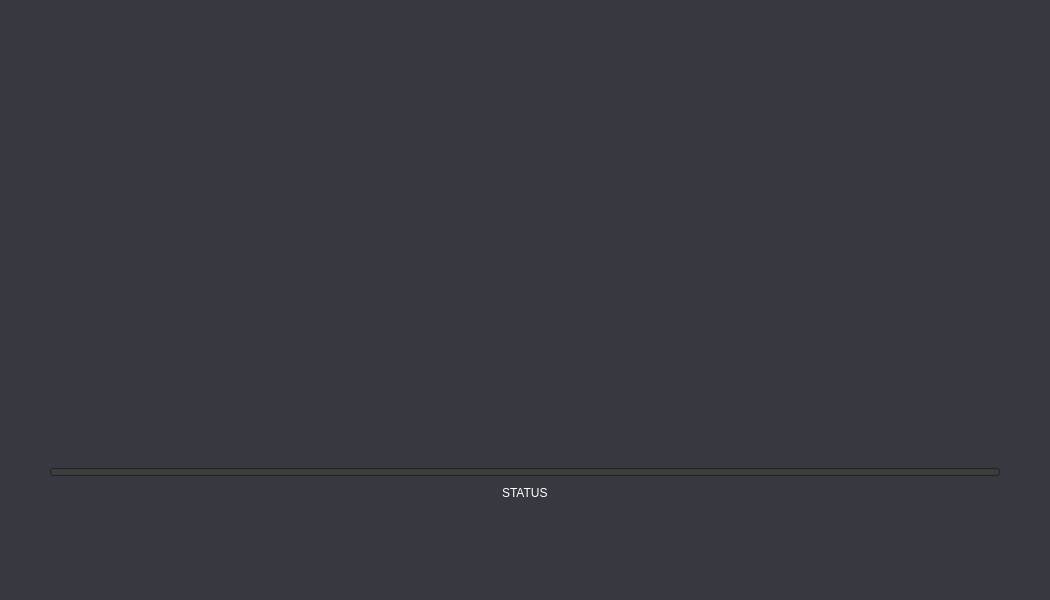
<?xml version="1.0" encoding="UTF-8"?>
<ui version="4.0">
 <class>Form</class>
 <widget class="QWidget" name="Form">
  <property name="geometry">
   <rect>
    <x>0</x>
    <y>0</y>
    <width>1050</width>
    <height>600</height>
   </rect>
  </property>
  <property name="sizePolicy">
   <sizepolicy hsizetype="Fixed" vsizetype="Fixed">
    <horstretch>0</horstretch>
    <verstretch>0</verstretch>
   </sizepolicy>
  </property>
  <property name="minimumSize">
   <size>
    <width>1050</width>
    <height>600</height>
   </size>
  </property>
  <property name="maximumSize">
   <size>
    <width>1050</width>
    <height>600</height>
   </size>
  </property>
  <property name="windowTitle">
   <string>Form</string>
  </property>
  <property name="styleSheet">
   <string notr="true">/*-----QWidget-----*/
QWidget
{
	background-color: #36393f;
	color: #ffffff;
	border-color: #051a39;
	font:  14px &quot;Verdana&quot;;

}

QWidget#main_frame{
border: 1px solid #fd8008;
}

/*-----QLabel-----*/
QLabel
{
	background-color: transparent;
	color: #ffffff;

}


QLabel::disabled
{
	background-color: transparent;
	color: #656565;

}


/*-----QMenuBar-----*/
QMenuBar
{
	background-color: #36393f;
	color: #ffffff;
	border-color: #051a39;

}


QMenuBar::disabled
{
	background-color: #404040;
	color: #656565;
	border-color: #051a39;

}


QMenuBar::item
{
    background-color: transparent;

}


QMenuBar::item:selected
{
    background-color: #fd8008;
    border: 1px solid #41cd52;

}


QMenuBar::item:pressed
{
    background-color: #b55d00;
    border: 1px solid #000;
    margin-bottom: -1px;
    padding-bottom: 1px;

}


/*-----QMenu-----*/
QMenu
{
    background-color: #36393f;
    border: 1px solid;
    color: #ffffff;

}


QMenu::separator
{
    height: 1px;
    background-color: #ff9500;
    color: #ffffff;
    padding-left: 4px;
    margin-left: 10px;
    margin-right: 5px;

}


QMenu::item
{
    min-width : 150px;
    padding: 3px 20px 3px 20px;

}


QMenu::item:selected
{
    background-color: #b55d00;
    color: #ffffff;

}


QMenu::item:disabled
{
    color: #262626;
}


/*-----QToolTip-----*/
QToolTip
{
	border : 1px solid #000000;
	background-color: #26264f;
	color: #ffffff;
	border-color: #051a39;

}



/*-----QPushButton-----*/
QPushButton
{
	background-color: #fd8008;
	color: #000000;
	font-weight: 600;
	border-style: solid;
	border-width: 1px;
	border-radius: 3px;
	border-color: #051a39;
	padding: 5px;

}


QPushButton::disabled
{
	background-color: #404040;
	color: #656565;
	border-color: #051a39;

}


QPushButton::hover
{
	background-color: #ff9d00;
	color: #ffffff;
	border-style: solid;
	border-width: 1px;
	border-radius: 3px;
	border-color: #051a39;
	padding: 5px;

}


QPushButton::pressed
{
	background-color: #b55d00;
	color: #ffffff;
	border-style: solid;
	border-width: 1px;
	border-radius: 3px;
	border-color: #051a39;
	padding: 5px;

}


/*-----QToolButton-----*/
QToolButton
{
	background-color: #fd8008;
	color: #ffffff;
	border-width: 1px;
	border-radius: 3px;
	border-color: #051a39;
	padding: 3px;

}


QToolButton::disabled
{
	background-color: #404040;
	color: #656565;
	border-color: #051a39;

}


QToolButton::hover
{
	background-color: #ff9d00;
	color: #ffffff;
	border-width: 1px;
	border-radius: 3px;
	border-color: #051a39;
	padding: 3px;

}


QToolButton::pressed
{
	background-color: #b55d00;
	color: #ffffff;
	border-width: 1px;
	border-radius: 3px;
	border-color: #051a39;
	padding: 3px;

}


/*-----QComboBox-----*/
QComboBox
{
   
    border: 1px solid;
	border-color:#262626;
    border-radius: 3px;
    padding-left: 6px;
    color: #ffffff;
    height: 20px;

}


QComboBox::disabled
{
	background-color: #404040;
	color: #656565;
	border-color: #051a39;

}


QComboBox:hover
{
    background-color: #ff9d00;

}


QComboBox:on
{
    background-color: #b55d00;

}


QComboBox QAbstractItemView
{
    background-color: #383838;
    color: #ffffff;
    border: 1px solid black;
    selection-background-color: #b55d00;
    selection-color: #ffffff;
    outline: 0;

}

QComboBox::down-arrow
{
    image: url(icons:arrow-down.svg);
    width: 8px;
    height: 8px;
}



QComboBox::drop-down
{
    subcontrol-origin: padding;
    subcontrol-position: top right;
    width: 15px;
    border-left-width: 0px;
    border-left-color: darkgray;
    border-left-style: solid; 
    border-top-right-radius: 3px; 
    border-bottom-right-radius: 3px;

}






/*-----QSpinBox &amp; QDoubleSpinBox &amp; QDateTimeEdit-----*/
QSpinBox, 
QDoubleSpinBox,
QDateTimeEdit
{
	background-color: #525251;
	color: #ffffff;
	border: 1px solid #051a39;
	border-radius: 3px;
	padding : 2px;

}


QSpinBox::disabled, 
QDoubleSpinBox::disabled,
QDateTimeEdit::disabled
{
	background-color: #404040;
	color: #656565;
	border-color: #051a39;

}


QSpinBox:hover, 
QDoubleSpinBox::hover,
QDateTimeEdit::hover
{
    background-color: #626262;
    border: 1px solid #fd8008;
    color:  #fff;
    padding: 2px

}


QSpinBox::up-button, QSpinBox::down-button,
QDoubleSpinBox::up-button, QDoubleSpinBox::down-button,
QDateTimeEdit::up-button, QDateTimeEdit::down-button
{
    background-color: #fd8008;
	border-radius: 2px;

}


QSpinBox::disabled, 
QDoubleSpinBox::disabled,
QDateTimeEdit::disabled
{
	background-color: #404040;
	color: #656565;
	border-color: #051a39;

}


QSpinBox::up-button:hover, QSpinBox::down-button:hover,
QDoubleSpinBox::up-button:hover, QDoubleSpinBox::down-button:hover,
QDateTimeEdit::up-button:hover, QDateTimeEdit::down-button:hover
{
    background-color: #ff9d00;
    border: 1px solid #ff9d00;

}


QSpinBox::up-button:disabled, QSpinBox::down-button:disabled,
QDoubleSpinBox::up-button:disabled, QDoubleSpinBox::down-button:disabled,
QDateTimeEdit::up-button:disabled, QDateTimeEdit::down-button:disabled
{
	background-color: #404040;
	color: #656565;
	border-color: #051a39;

}


QSpinBox::up-button:pressed, QSpinBox::down-button:pressed,
QDoubleSpinBox::up-button:pressed, QDoubleSpinBox::down-button::pressed,
QDateTimeEdit::up-button:pressed, QDateTimeEdit::down-button::pressed
{
    background-color: #b55d00;
    border: 1px solid #b55d00;

}



QSpinBox::down-arrow,
QDoubleSpinBox::down-arrow,
QDateTimeEdit::down-arrow
{
    image: url(icons:arrow-down.svg);
    width: 7px;

}


QSpinBox::up-arrow,
QDoubleSpinBox::up-arrow,
QDateTimeEdit::up-arrow
{
    image: url(icons:arrow-up.svg);
    width: 7px;

}



/*-----QLineEdit-----*/
QLineEdit
{
	background-color: #525251;
	color: #ffffff;
	border-width: 1px;
	border-radius: 3px;
	border-color: #051a39;
	padding: 2px;

}


QLineEdit::disabled
{
	background-color: #404040;
	color: #656565;
	border-width: 1px;
	border-radius: 3px;
	border-color: #051a39;
	padding: 2px;

}


/*-----QTextEdit-----*/
QTextEdit
{
	/* background-color: rgb(18, 18, 18); */
	color: #cecece;
	border-color: #051a39;

}


QTextEdit::disabled
{
	background-color: #404040;
	color: #656565;
	border-color: #051a39;

}


/*-----QGroupBox-----*/
QGroupBox 
{
    border: 1px solid;
    border-color: #fd8008;
    margin-top: 22px;
	font-weight: 600;

}


QGroupBox::title  
{
    background-color: #fd8008;
    color: #000000;
	font-size: 6pt;
	font-weight: 600;
    subcontrol-origin: margin;
    subcontrol-position: top left;
    padding: 5px;
	border-top-left-radius: 3px;
	border-top-right-radius: 3px;

}


QGroupBox::title::disabled
{
	background-color: #404040;
	color: #656565;
    subcontrol-origin: margin;
    subcontrol-position: top left;
    padding: 5px;
	border-top-left-radius: 3px;
	border-top-right-radius: 3px;

}


/*-----QRadioButton-----*/
QRadioButton::indicator::unchecked
{ 
	border: 2px inset gray; 
	border-radius: 5px; 
	background-color:  #fff;
	width: 9px; 
	height: 9px; 

}


QRadioButton::indicator::unchecked:hover
{ 
	border: 2px solid #fd8008; 
	border-radius: 5px; 
	background-color:  #fff;
	width: 9px; 
	height: 9px; 

}


QRadioButton::indicator::checked
{ 
	border: 2px inset darkgray; 
	border-radius: 5px; 
	background-color: #b55d00; 
	width: 9px; 
	height: 9px; 

}


QRadioButton::disabled
{
	color: #656565;

}


QRadioButton::indicator:disabled
{
	background-color: #656565;
	color: #656565;
    border: 2px solid #656565;

}


/*-----QTableView &amp; QTableWidget-----*/
QTableView
{
    background-color: #242526;
    border: 1px solid #32414B;
    color: #f0f0f0;
    gridline-color: #ff9900;
    outline : 0;

}


QTableView::disabled
{
    background-color: #242526;
    border: 1px solid #32414B;
    color: #656565;
    gridline-color: #656565;
    outline : 0;

}


QTableView::item:hover 
{
    background-color: #26264f;
    color: #f0f0f0;

}


QTableView::item:selected 
{
    background-color: #1a1b1c;
    border: 2px solid #b55d00;
    color: #F0F0F0;

}


QTableView::item:selected:disabled
{
    background-color: #1a1b1c;
    border: 2px solid #525251;
    color: #656565;

}


QTableCornerButton::section
{
    background-color: #505050;
    color: #fff;

}


QHeaderView::section
{
    background-color: #525251;
    color: #fff;
    text-align: left;
	padding: 4px;
	
}


QHeaderView::section:disabled
{
    background-color: #525251;
    color: #656565;

}


QHeaderView::section:checked
{
    color: #fff;
    background-color: #b55d00;

}


QHeaderView::section:checked:disabled
{
    color: #656565;
    background-color: #525251;

}


QHeaderView::section::vertical::first,
QHeaderView::section::vertical::only-one
{
    border-top: 1px solid #353635;

}


QHeaderView::section::vertical
{
    border-top: 1px solid #353635;

}


QHeaderView::section::horizontal::first,
QHeaderView::section::horizontal::only-one
{
    border-left: 1px solid #353635;

}


QHeaderView::section::horizontal
{
    border-left: 1px solid #353635;

}


/*-----QTabWidget-----*/
QTabBar::tab
{
	background-color: #fd8008;
    color: #767676;
	font-weight: 600;
	padding: 5px;
	border-top-left-radius: 3px;
	border-top-right-radius: 3px;

}


QTabBar::tab:disabled
{
	background-color: #404040;
	color: #656565;
	subcontrol-origin: margin;
    subcontrol-position: top left;
	border-top-left-radius: 3px;
	border-top-right-radius: 3px;

}


QTabWidget::pane 
{
	border: 1px solid;
    border-color: #fd8008;

}

QTabBar::tab:selected
{
    background-color: #fd8008;
    color: #000000;
	font-weight: 600;
	subcontrol-origin: margin;
    subcontrol-position: top left;
	border-top-left-radius: 3px;
	border-top-right-radius: 3px;
}


QTabBar::tab:selected:disabled
{
	background-color: #404040;
	color: #656565;

}


QTabBar::tab:!selected 
{
    background-color: #262626;

}


QTabBar::tab:!selected:hover 
{
    background-color: #ff9d00;
	color: #000;

}


QTabBar::tab:top:selected 
{
    border-bottom-color: none;

}


QTabBar::tab:bottom:selected 
{
    border-top-color: none;

}



QTabBar::tab:left:selected 
{
    border-left-color: none;

}


QTabBar::tab:right:selected 
{
    border-right-color: none;

}


QTabBar::tab:left:last, QTabBar::tab:right:last,
QTabBar::tab:left:only-one, QTabBar::tab:right:only-one 
{
    margin-bottom: 0;

}


/*-----QSlider-----*/
QSlider::groove:horizontal 
{
	background-color: transparent;
	height: 5px;

}


QSlider::sub-page:horizontal 
{
	background-color: #fd8008;

}


QSlider::add-page:horizontal 
{
	background-color: #666765;

}


QSlider::handle:horizontal 
{
	background-color: #fd8008;
	width: 14px;
	margin-top: -6px;
	margin-bottom: -6px;
	border-radius: 3px;

}


QSlider::handle:horizontal:hover 
{
	background-color: #fd8008;
	border-radius: 3px;

}


QSlider::sub-page:horizontal:disabled 
{
	background-color: #bbb;
	border-color: #999;

}


QSlider::add-page:horizontal:disabled 
{
	background-color: #eee;
	border-color: #999;

}


QSlider::handle:horizontal:disabled 
{
	background-color: #eee;
	border: 1px solid #aaa;
	border-radius: 3px;

}


QSlider::groove:vertical 
{
	background-color: transparent;
	width: 5px;

}


QSlider::sub-page:vertical 
{
	background-color: #fd8008;

}


QSlider::add-page:vertical 
{
	background-color: #666765;

}


QSlider::handle:vertical 
{
	background-color: #fd8008;
	height: 14px;
	margin-left: -6px;
	margin-right: -6px;
	border-radius: 3px;

}


QSlider::handle:vertical:hover 
{
	background-color: #fd8008;
	border-radius: 3px;

}


QSlider::sub-page:vertical:disabled 
{
	background-color: #bbb;
	border-color: #999;

}


QSlider::add-page:vertical:disabled 
{
	background-color: #eee;
	border-color: #999;

}


QSlider::handle:vertical:disabled 
{
	background-color: #eee;
	border: 1px solid #aaa;
	border-radius: 3px;

}


/*-----QDial-----*/
QDial
{
	background-color: #fd8008;

}


QDial::disabled
{
	background-color: #404040;

}

/*-----QScrollBar-----*/
QScrollBar:horizontal
{
    border: 1px solid #222222;
    background-color: #3d3d3d;
    height: 13px;
    margin: 0px 16px 0 16px;

}


QScrollBar::handle:horizontal
{
    background: #fd8008;
    min-height: 20px;

}


QScrollBar::add-line:horizontal
{
    border: 1px solid #1b1b19;
    background-color: #fd8008;
    width: 14px;
    subcontrol-position: right;
    subcontrol-origin: margin;

}


QScrollBar::sub-line:horizontal
{
    border: 1px solid #1b1b19;
    background-color: #fd8008;
    width: 14px;
    subcontrol-position: left;
    subcontrol-origin: margin;

}


QScrollBar::right-arrow:horizontal
{
    image: url(icons:arrow-right.svg);
    width: 6px;
    height: 6px;

}


QScrollBar::left-arrow:horizontal
{
    image: url(icons:arrow-left.svg);
    width: 6px;
    height: 6px;

}


QScrollBar::add-page:horizontal, QScrollBar::sub-page:horizontal
{
    background: none;

}


QScrollBar:vertical
{
    background-color: #3d3d3d;
    width: 13px;
    margin: 16px 0 16px 0;
    border: 1px solid #222222;

}


QScrollBar::handle:vertical
{
    background-color: #fd8008;
    min-height: 20px;

}


QScrollBar::add-line:vertical
{
    border: 1px solid #1b1b19;
    background-color: #fd8008;
    height: 14px;
    subcontrol-position: bottom;
    subcontrol-origin: margin;

}


QScrollBar::sub-line:vertical
{
    border: 1px solid #1b1b19;
    background-color: #fd8008;
    height: 14px;
    subcontrol-position: top;
    subcontrol-origin: margin;

}


QScrollBar::add-page:vertical, QScrollBar::sub-page:vertical
{
    background: none;

}


QScrollBar::up-arrow:vertical
{
    image: url(icons:arrow-up.svg);
    width: 6px;
    height: 6px;

}


QScrollBar::down-arrow:vertical
{
    image: url(icons:arrow-down.svg);
    width: 6px;
    height: 6px;

}

/*-----QProgressBar-----*/
QProgressBar
{
    border: 1px solid #222222;
    background-color: #3d3d3d;
    text-align: center;
    color: #ffffff;
    font-size: 8px;
    /* font-weight: bold; */
    padding: 1px;
    border-radius: 3px;
}
QProgressBar::chunk
{
    background-color: #fd8008;
}
</string>
  </property>
  <layout class="QVBoxLayout" name="verticalLayout">
   <property name="spacing">
    <number>10</number>
   </property>
   <property name="leftMargin">
    <number>50</number>
   </property>
   <property name="topMargin">
    <number>50</number>
   </property>
   <property name="rightMargin">
    <number>50</number>
   </property>
   <property name="bottomMargin">
    <number>100</number>
   </property>
   <item>
    <spacer name="verticalSpacer">
     <property name="orientation">
      <enum>Qt::Vertical</enum>
     </property>
     <property name="sizeHint" stdset="0">
      <size>
       <width>20</width>
       <height>40</height>
      </size>
     </property>
    </spacer>
   </item>
   <item>
    <widget class="QProgressBar" name="progressBar">
     <property name="maximumSize">
      <size>
       <width>16777215</width>
       <height>8</height>
      </size>
     </property>
     <property name="value">
      <number>0</number>
     </property>
     <property name="alignment">
      <set>Qt::AlignCenter</set>
     </property>
     <property name="textVisible">
      <bool>false</bool>
     </property>
    </widget>
   </item>
   <item alignment="Qt::AlignHCenter">
    <widget class="QLabel" name="status_text">
     <property name="sizePolicy">
      <sizepolicy hsizetype="Preferred" vsizetype="Fixed">
       <horstretch>0</horstretch>
       <verstretch>0</verstretch>
      </sizepolicy>
     </property>
     <property name="text">
      <string>STATUS</string>
     </property>
    </widget>
   </item>
  </layout>
 </widget>
 <resources/>
 <connections/>
</ui>
